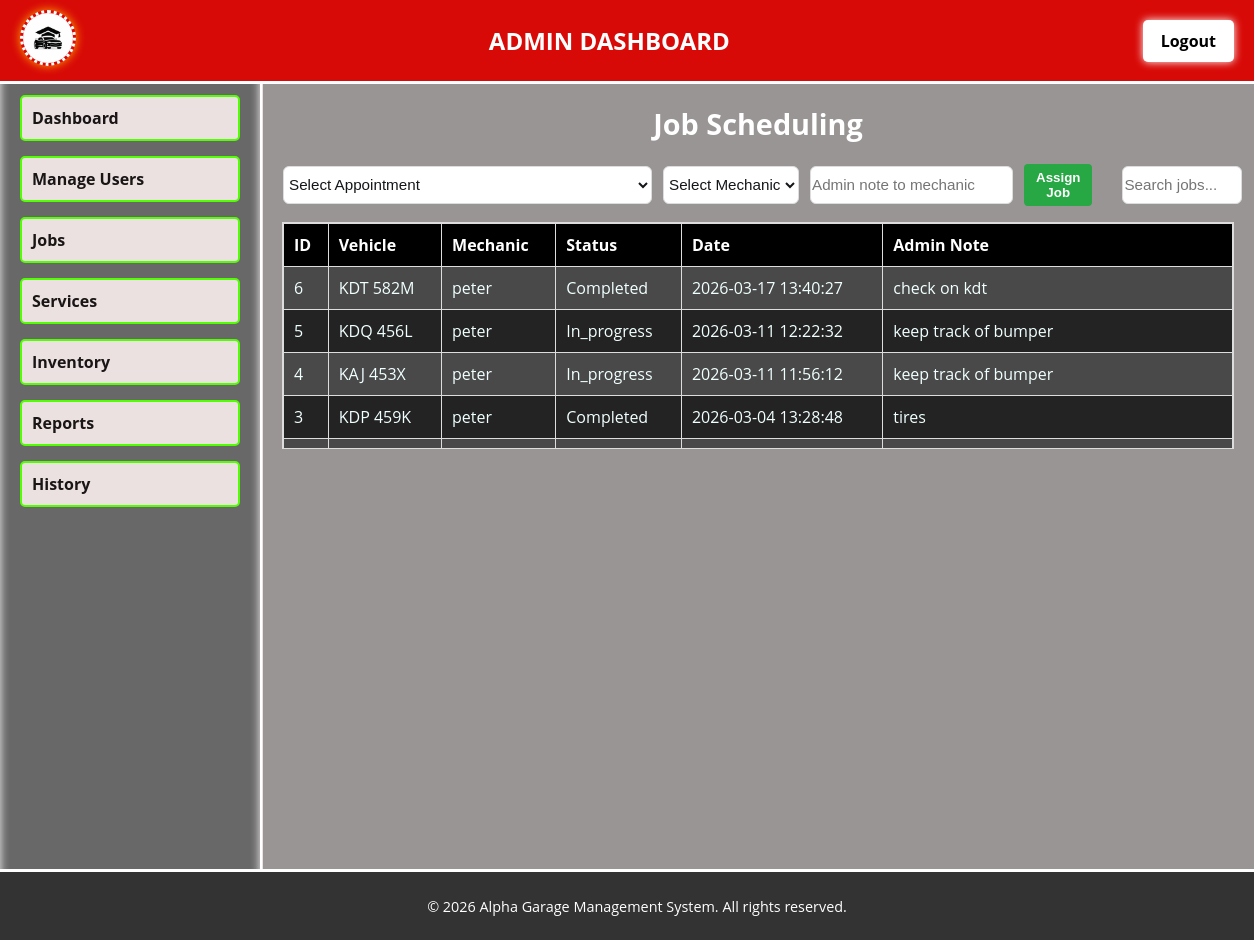
The page /admin/admin_jobs.php on the database its author committed.
### tables this page shows
CREATE TABLE `jobs` (
  `id` int(11) NOT NULL,
  `appointment_id` int(11) NOT NULL,
  `vehicle_id` int(11) NOT NULL,
  `mechanic_id` int(11) NOT NULL,
  `status` enum('in_progress','completed') DEFAULT 'in_progress',
  `notes` text DEFAULT NULL,
  `created_at` timestamp NOT NULL DEFAULT current_timestamp()
);

CREATE TABLE `vehicles` (
  `id` int(11) NOT NULL,
  `reg_number` varchar(20) NOT NULL,
  `owner_id` int(11) NOT NULL,
  `phone` varchar(20) NOT NULL,
  `status` enum('pending','in_progress','completed') DEFAULT 'pending',
  `payment_status` enum('unpaid','paid') DEFAULT 'unpaid',
  `created_at` timestamp NOT NULL DEFAULT current_timestamp()
);

CREATE TABLE `users` (
  `id` int(11) NOT NULL,
  `username` varchar(100) NOT NULL,
  `email` varchar(150) NOT NULL,
  `password_hash` varchar(255) NOT NULL,
  `role` enum('admin','receptionist','mechanic','customer') NOT NULL,
  `status` enum('active','frozen') DEFAULT 'active',
  `created_at` timestamp NOT NULL DEFAULT current_timestamp()
);

### admin/admin_jobs.php (the view, shortened to what this page needs)
<?php
$page_title = "Job Scheduling";
include_once("../public/includes/db_connect.php");
include_once("../public/includes/header.php");
include_once("../public/includes/sidebar.php");
echo '<link rel="stylesheet" href="../admin/admin_styling.css">';
$jobs = $conn->query("SELECT j.id, j.notes, v.reg_number, u.username AS mechanic, j.status, j.created_at
                      FROM jobs j
                      JOIN vehicles v ON j.vehicle_id=v.id
                      JOIN users u ON j.mechanic_id=u.id
                      ORDER BY j.created_at DESC LIMIT 10");
?>
<main class="main-content">
    <h2 class="page-heading"><?= $page_title; ?></h2>
    <form method="POST" class="inline-form">
        <select name="appointment_id" required onchange="updateVehicleId(this)">
            <option value="">Select Appointment</option>
        </select>
        <select name="mechanic_id" required>
            <option value="">Select Mechanic</option>
        </select>
        <input type="text" name="notes" placeholder="Admin note to mechanic">
        <button type="submit" name="assign_job" class="btn-green">Assign Job</button>
    <input type="text" id="searchJobs" placeholder="Search jobs..." style="margin-left:20px; width:120px;">
    </form>
    <div class="table-wrapper">
        <div class="table-container">
            <table class="styled-table" id="jobsTable">
                <thead>
                    <tr>
                        <th>ID</th><th>Vehicle</th><th>Mechanic</th><th>Status</th><th>Date</th><th>Admin Note</th>
                    </tr>
                </thead>
                <tbody>
                    <?php while($row = $jobs->fetch_assoc()): ?>
                    <tr>
                        <td><?= $row['id']; ?></td>
                        <td><?= $row['reg_number']; ?></td>
                        <td><?= htmlspecialchars($row['mechanic']); ?></td>
                        <td><?= ucfirst($row['status']); ?></td>
                        <td><?= $row['created_at']; ?></td>
                        <td><?= htmlspecialchars($row['notes']); ?></td>
                    </tr>
                    <?php endwhile; ?>
                </tbody>
            </table>
        </div>
    </div>
</main>
<?php include_once("../public/includes/footer.php"); ?>

### public/css/bigi_theme.css (style rules this page uses)
.main-content { margin-left: 262px; margin-right: 0; top: 60px; bottom: 40px; padding: 0px; position: relative; z-index: 1; background-color: rgba(220, 211, 211, 0.655); }
.page-heading { text-align: center; font-size: 1.4rem; font-weight: bold; margin-bottom: 20px; color: #e8e3e3; }
.styled-table { width: 100%; border-collapse: collapse; }
.styled-table th, .styled-table td { border: 1px solid #ddd; padding: 8px; }
.styled-table th { background: black; color: white; position: sticky; top: 0; z-index: 2; }
.styled-table td { color: azure; }
.table-wrapper { position: sticky; top: 120px; height: 225px; display: flex; flex-direction: column; background: #4a4949; border: 1px solid #ddd; }
.table-container { flex: 1; overflow-y: auto; }
.btn-green { background: green; color: white; padding: 6px 12px; border: none; border-radius: 4px; }

### admin/admin_styling.css (style rules this page uses)
.main-content { padding: 20px; min-height: 100vh; padding-bottom: 60px; }
.page-heading { font-size: 1.8rem; color: #ffffff; margin-bottom: 20px; font-weight: bold; }
.inline-form input, .inline-form select { padding: 8px; border: 1px solid #ddd; border-radius: 6px; margin-right: 8px; }
.btn-green { background: #28a745; color: #fff; border: none; padding: 6px 12px; border-radius: 6px; cursor: pointer; }
.inline-form input, .inline-form select, #reportSearch, #searchUsers, #searchServices, #searchJobs, #searchPayments, #searchAlerts, #searchHistory { padding: 1px 1px; border: 1px solid #ddd; border-radius: 6px; font-size: 0.95rem; height: 38px; box-sizing: border-box; margin-right: 1px; background: #fff; color: #141619; flex: 0 0 0px; }
.inline-form { display: inline-flex; align-items: center; gap: 10px; margin: 1px; }
.btn-green, .btn-blue, .btn-orange { padding: 6px 12px; border: none; border-radius: 4px; font-weight: 600; cursor: pointer; transition: background 0.3s ease, transform 0.2s ease; }
.btn-green { background: #28a745; color: #fff; }
.styled-table td:last-child { white-space: nowrap; }
.table-wrapper { max-height: 400px; overflow-y: auto; margin-top: 15px; }
.styled-table { width: 100%; border-collapse: collapse; }
.styled-table th, .styled-table td { padding: 10px; border: 1px solid #ddd; text-align: left; }
.styled-table thead { background: #cc1f1f; color: #fff; position: sticky; top: 0; z-index: 2; }
.styled-table tr:nth-child(even) { background: #242323; }

### rows shown on the page
jobs: id "6", vehicle.reg_number "KDT 582M", mechanic.username "peter", status "Completed", created_at "2026-03-17 13:40:27", notes "check on kdt"
jobs: id "5", vehicle.reg_number "KDQ 456L", mechanic.username "peter", status "In_progress", created_at "2026-03-11 12:22:32", notes "keep track of bumper"
jobs: id "4", vehicle.reg_number "KAJ 453X", mechanic.username "peter", status "In_progress", created_at "2026-03-11 11:56:12", notes "keep track of bumper"
jobs: id "3", vehicle.reg_number "KDP 459K", mechanic.username "peter", status "Completed", created_at "2026-03-04 13:28:48", notes "tires"

### other values the page prints
$dashboard_name "ADMIN DASHBOARD"
$page_title "Job Scheduling"
